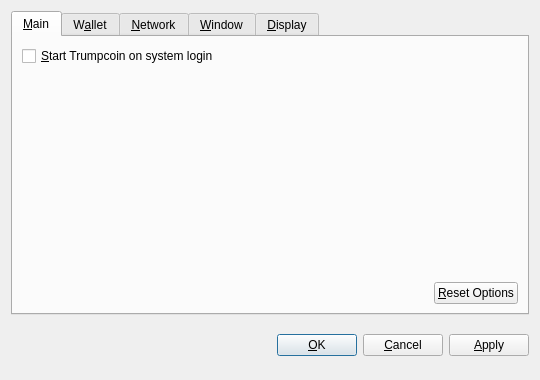
<?xml version="1.0" encoding="UTF-8"?>
<ui version="4.0">
 <class>OptionsDialog</class>
 <widget class="QDialog" name="OptionsDialog">
  <property name="geometry">
   <rect>
    <x>0</x>
    <y>0</y>
    <width>540</width>
    <height>380</height>
   </rect>
  </property>
  <property name="windowTitle">
   <string>Options</string>
  </property>
  <property name="modal">
   <bool>true</bool>
  </property>
  <layout class="QVBoxLayout" name="verticalLayout">
   <item>
    <widget class="QTabWidget" name="tabWidget">
     <property name="tabPosition">
      <enum>QTabWidget::North</enum>
     </property>
     <property name="currentIndex">
      <number>0</number>
     </property>
     <widget class="QWidget" name="tabMain">
      <attribute name="title">
       <string>&amp;Main</string>
      </attribute>
      <layout class="QVBoxLayout" name="verticalLayout_Main">
       <item>
        <widget class="QCheckBox" name="bitcoinAtStartup">
         <property name="toolTip">
          <string>Automatically start Trumpcoin after logging in to the system.</string>
         </property>
         <property name="text">
          <string>&amp;Start Trumpcoin on system login</string>
         </property>
        </widget>
       </item>
       <item>
        <spacer name="verticalSpacer_Main">
         <property name="orientation">
          <enum>Qt::Vertical</enum>
         </property>
         <property name="sizeHint" stdset="0">
          <size>
           <width>20</width>
           <height>40</height>
          </size>
         </property>
        </spacer>
       </item>
       <item>
        <layout class="QHBoxLayout" name="horizontalLayout_2_Main">
         <item>
          <spacer name="horizontalSpacer_2_Main">
           <property name="orientation">
            <enum>Qt::Horizontal</enum>
           </property>
           <property name="sizeHint" stdset="0">
            <size>
             <width>40</width>
             <height>20</height>
            </size>
           </property>
          </spacer>
         </item>
         <item>
          <widget class="QPushButton" name="resetButton">
           <property name="toolTip">
            <string>Reset all client options to default.</string>
           </property>
           <property name="text">
            <string>&amp;Reset Options</string>
           </property>
           <property name="autoDefault">
            <bool>false</bool>
           </property>
          </widget>
         </item>
        </layout>
       </item>
      </layout>
     </widget>
     <widget class="QWidget" name="tabWallet">
      <attribute name="title">
       <string>W&amp;allet</string>
      </attribute>
      <layout class="QVBoxLayout" name="verticalLayout_Network">
       <item>
        <widget class="QLabel" name="transactionFeeInfoLabel">
         <property name="text">
          <string>Optional transaction fee per kB that helps make sure your transactions are processed quickly. Most transactions are 1 kB.</string>
         </property>
         <property name="textFormat">
          <enum>Qt::PlainText</enum>
         </property>
         <property name="wordWrap">
          <bool>true</bool>
         </property>
        </widget>
       </item>
       <item>
        <layout class="QHBoxLayout" name="horizontalLayout_1_Main">
         <item>
          <widget class="QLabel" name="transactionFeeLabel">
           <property name="text">
            <string>Pay transaction &amp;fee</string>
           </property>
           <property name="textFormat">
            <enum>Qt::PlainText</enum>
           </property>
           <property name="buddy">
            <cstring>transactionFee</cstring>
           </property>
          </widget>
         </item>
         <item>
          <widget class="BitcoinAmountField" name="transactionFee"/>
         </item>
         <item>
          <spacer name="horizontalSpacer_1_Main">
           <property name="orientation">
            <enum>Qt::Horizontal</enum>
           </property>
           <property name="sizeHint" stdset="0">
            <size>
             <width>40</width>
             <height>20</height>
            </size>
           </property>
          </spacer>
         </item>
        </layout>
       </item>
       <item>
        <widget class="QLabel" name="label">
         <property name="text">
          <string>If you disable the spending of unconfirmed change, the change from a transaction cannot be used until that transaction has at least one confirmation. This also affects how your balance is computed.</string>
         </property>
         <property name="wordWrap">
          <bool>true</bool>
         </property>
        </widget>
       </item>
       <item>
        <widget class="QCheckBox" name="spendZeroConfChange">
         <property name="text">
          <string>Spend unconfirmed change  (experts only)</string>
         </property>
        </widget>
       </item>
       <item>
        <spacer name="verticalSpacer">
         <property name="orientation">
          <enum>Qt::Vertical</enum>
         </property>
         <property name="sizeHint" stdset="0">
          <size>
           <width>20</width>
           <height>40</height>
          </size>
         </property>
        </spacer>
       </item>
      </layout>
     </widget>
     <widget class="QWidget" name="tabNetwork">
      <attribute name="title">
       <string>&amp;Network</string>
      </attribute>
      <layout class="QVBoxLayout" name="verticalLayout_Network">
       <item>
        <widget class="QCheckBox" name="mapPortUpnp">
         <property name="toolTip">
          <string>Automatically open the Trumpcoin client port on the router. This only works when your router supports UPnP and it is enabled.</string>
         </property>
         <property name="text">
          <string>Map port using &amp;UPnP</string>
         </property>
        </widget>
       </item>
       <item>
        <widget class="QCheckBox" name="connectSocks">
         <property name="toolTip">
          <string>Connect to the Trumpcoin network through a SOCKS proxy (e.g. when connecting through Tor).</string>
         </property>
         <property name="text">
          <string>&amp;Connect through SOCKS proxy:</string>
         </property>
        </widget>
       </item>
       <item>
        <layout class="QHBoxLayout" name="horizontalLayout_Network">
         <item>
          <widget class="QLabel" name="proxyIpLabel">
           <property name="text">
            <string>Proxy &amp;IP:</string>
           </property>
           <property name="textFormat">
            <enum>Qt::PlainText</enum>
           </property>
           <property name="buddy">
            <cstring>proxyIp</cstring>
           </property>
          </widget>
         </item>
         <item>
          <widget class="QValidatedLineEdit" name="proxyIp">
           <property name="maximumSize">
            <size>
             <width>140</width>
             <height>16777215</height>
            </size>
           </property>
           <property name="toolTip">
            <string>IP address of the proxy (e.g. 127.0.0.1)</string>
           </property>
          </widget>
         </item>
         <item>
          <widget class="QLabel" name="proxyPortLabel">
           <property name="text">
            <string>&amp;Port:</string>
           </property>
           <property name="textFormat">
            <enum>Qt::PlainText</enum>
           </property>
           <property name="buddy">
            <cstring>proxyPort</cstring>
           </property>
          </widget>
         </item>
         <item>
          <widget class="QLineEdit" name="proxyPort">
           <property name="maximumSize">
            <size>
             <width>55</width>
             <height>16777215</height>
            </size>
           </property>
           <property name="toolTip">
            <string>Port of the proxy (e.g. 9050)</string>
           </property>
          </widget>
         </item>
         <item>
          <widget class="QLabel" name="socksVersionLabel">
           <property name="text">
            <string>SOCKS &amp;Version:</string>
           </property>
           <property name="textFormat">
            <enum>Qt::PlainText</enum>
           </property>
           <property name="buddy">
            <cstring>socksVersion</cstring>
           </property>
          </widget>
         </item>
         <item>
          <widget class="QValueComboBox" name="socksVersion">
           <property name="toolTip">
            <string>SOCKS version of the proxy (e.g. 5)</string>
           </property>
          </widget>
         </item>
         <item>
          <spacer name="horizontalSpacer_Network">
           <property name="orientation">
            <enum>Qt::Horizontal</enum>
           </property>
           <property name="sizeHint" stdset="0">
            <size>
             <width>40</width>
             <height>20</height>
            </size>
           </property>
          </spacer>
         </item>
        </layout>
       </item>
       <item>
        <spacer name="verticalSpacer_Network">
         <property name="orientation">
          <enum>Qt::Vertical</enum>
         </property>
         <property name="sizeHint" stdset="0">
          <size>
           <width>20</width>
           <height>40</height>
          </size>
         </property>
        </spacer>
       </item>
      </layout>
     </widget>
     <widget class="QWidget" name="tabWindow">
      <attribute name="title">
       <string>&amp;Window</string>
      </attribute>
      <layout class="QVBoxLayout" name="verticalLayout_Window">
       <item>
        <widget class="QCheckBox" name="minimizeToTray">
         <property name="toolTip">
          <string>Show only a tray icon after minimizing the window.</string>
         </property>
         <property name="text">
          <string>&amp;Minimize to the tray instead of the taskbar</string>
         </property>
        </widget>
       </item>
       <item>
        <widget class="QCheckBox" name="minimizeOnClose">
         <property name="toolTip">
          <string>Minimize instead of exit the application when the window is closed. When this option is enabled, the application will be closed only after selecting Quit in the menu.</string>
         </property>
         <property name="text">
          <string>M&amp;inimize on close</string>
         </property>
        </widget>
       </item>
       <item>
        <spacer name="verticalSpacer_Window">
         <property name="orientation">
          <enum>Qt::Vertical</enum>
         </property>
         <property name="sizeHint" stdset="0">
          <size>
           <width>20</width>
           <height>40</height>
          </size>
         </property>
        </spacer>
       </item>
      </layout>
     </widget>
     <widget class="QWidget" name="tabDisplay">
      <attribute name="title">
       <string>&amp;Display</string>
      </attribute>
      <layout class="QVBoxLayout" name="verticalLayout_Display">
       <item>
        <layout class="QHBoxLayout" name="horizontalLayout_1_Display">
         <item>
          <widget class="QLabel" name="langLabel">
           <property name="text">
            <string>User Interface &amp;language:</string>
           </property>
           <property name="textFormat">
            <enum>Qt::PlainText</enum>
           </property>
           <property name="buddy">
            <cstring>lang</cstring>
           </property>
          </widget>
         </item>
         <item>
          <widget class="QValueComboBox" name="lang">
           <property name="toolTip">
            <string>The user interface language can be set here. This setting will take effect after restarting Trumpcoin.</string>
           </property>
          </widget>
         </item>
        </layout>
       </item>
       <item>
        <layout class="QHBoxLayout" name="horizontalLayout_2_Display">
         <item>
          <widget class="QLabel" name="unitLabel">
           <property name="text">
            <string>&amp;Unit to show amounts in:</string>
           </property>
           <property name="textFormat">
            <enum>Qt::PlainText</enum>
           </property>
           <property name="buddy">
            <cstring>unit</cstring>
           </property>
          </widget>
         </item>
         <item>
          <widget class="QValueComboBox" name="unit">
           <property name="toolTip">
            <string>Choose the default subdivision unit to show in the interface and when sending coins.</string>
           </property>
          </widget>
         </item>
        </layout>
       </item>
       <item>
        <widget class="QCheckBox" name="displayAddresses">
         <property name="toolTip">
          <string>Whether to show Trumpcoin addresses in the transaction list or not.</string>
         </property>
         <property name="text">
          <string>&amp;Display addresses in transaction list</string>
         </property>
        </widget>
       </item>
       <item>
        <widget class="QCheckBox" name="coinControlFeatures">
         <property name="toolTip">
          <string>Whether to show coin control features or not.</string>
         </property>
         <property name="text">
          <string>Display coin &amp;control features (experts only!)</string>
         </property>
        </widget>
       </item>
       <item>
        <spacer name="verticalSpacer_Display">
         <property name="orientation">
          <enum>Qt::Vertical</enum>
         </property>
         <property name="sizeHint" stdset="0">
          <size>
           <width>20</width>
           <height>40</height>
          </size>
         </property>
        </spacer>
       </item>
      </layout>
     </widget>
    </widget>
   </item>
   <item>
    <layout class="QHBoxLayout" name="horizontalLayout_Buttons">
     <item>
      <spacer name="horizontalSpacer_1">
       <property name="orientation">
        <enum>Qt::Horizontal</enum>
       </property>
       <property name="sizeHint" stdset="0">
        <size>
         <width>40</width>
         <height>48</height>
        </size>
       </property>
      </spacer>
     </item>
     <item>
      <widget class="QLabel" name="statusLabel">
       <property name="font">
        <font>
         <weight>75</weight>
         <bold>true</bold>
        </font>
       </property>
       <property name="text">
        <string/>
       </property>
       <property name="textFormat">
        <enum>Qt::PlainText</enum>
       </property>
       <property name="wordWrap">
        <bool>true</bool>
       </property>
      </widget>
     </item>
     <item>
      <spacer name="horizontalSpacer_2">
       <property name="orientation">
        <enum>Qt::Horizontal</enum>
       </property>
       <property name="sizeHint" stdset="0">
        <size>
         <width>40</width>
         <height>48</height>
        </size>
       </property>
      </spacer>
     </item>
     <item>
      <widget class="QPushButton" name="okButton">
       <property name="text">
        <string>&amp;OK</string>
       </property>
      </widget>
     </item>
     <item>
      <widget class="QPushButton" name="cancelButton">
       <property name="text">
        <string>&amp;Cancel</string>
       </property>
       <property name="autoDefault">
        <bool>false</bool>
       </property>
      </widget>
     </item>
     <item>
      <widget class="QPushButton" name="applyButton">
       <property name="text">
        <string>&amp;Apply</string>
       </property>
       <property name="autoDefault">
        <bool>false</bool>
       </property>
      </widget>
     </item>
    </layout>
   </item>
  </layout>
 </widget>
 <customwidgets>
  <customwidget>
   <class>BitcoinAmountField</class>
   <extends>QSpinBox</extends>
   <header>bitcoinamountfield.h</header>
  </customwidget>
  <customwidget>
   <class>QValueComboBox</class>
   <extends>QComboBox</extends>
   <header>qvaluecombobox.h</header>
  </customwidget>
  <customwidget>
   <class>QValidatedLineEdit</class>
   <extends>QLineEdit</extends>
   <header>qvalidatedlineedit.h</header>
  </customwidget>
 </customwidgets>
 <resources/>
 <connections/>
</ui>
